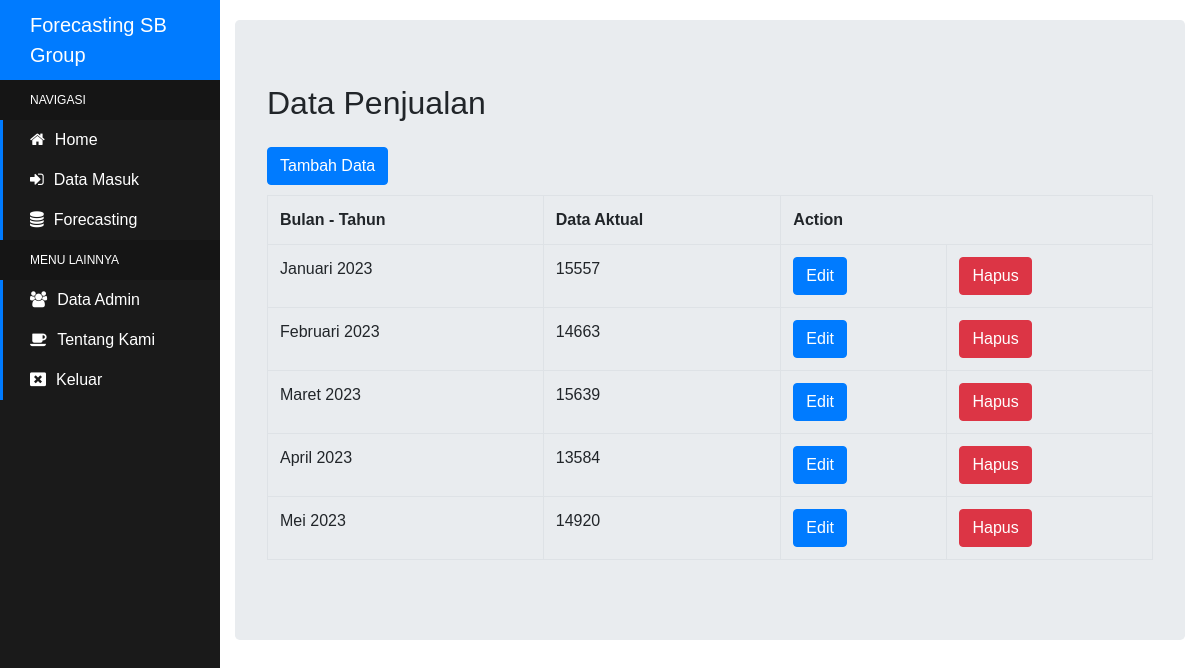
/data.php (signed in), run on the app's committed database.
### tables this page shows
CREATE TABLE `tb_penjualan` (
  `id` int(11) NOT NULL,
  `bln_thn` varchar(20) NOT NULL,
  `d_aktual` int(11) NOT NULL
);

### data.php (the view, shortened to what this page needs)
<?php
include_once("koneksi.php");
$querytampil = "Select * from tb_penjualan";
?>
<!DOCTYPE html>
<html lang="en" >
<head>
	<link rel='stylesheet' href='https://maxcdn.bootstrapcdn.com/bootstrap/4.5.2/css/bootstrap.min.css'>
	<link rel='stylesheet' href='https://maxcdn.bootstrapcdn.com/font-awesome/4.7.0/css/font-awesome.min.css'>
	<link rel="stylesheet" href="css/style.css">
</head>
<body>
	<?php
	include_once 'sidebar.php';
	?>
	<div class="content-container">
		<div class="container-fluid">
			<div class="jumbotron">
				<h2 style="margin-bottom: 25px;">Data Penjualan</h2>
				<div style="margin-bottom: 10px;">
					<a class="btn btn-primary" href="tambah.php">Tambah Data</a>
				</div>
				<table class="table table-hover table-bordered">
					<tr>
						<th>Bulan - Tahun</th>
						<th>Data Aktual</th>
						<th colspan="2">Action</th>
					</tr>
					<?php
					$resultquery = mysqli_query($koneksi,$querytampil);
					while ($data = mysqli_fetch_assoc($resultquery)) {
						?>
						<tr>
							<?php
							echo "<td>$data[bln_thn]</td>";
							echo "<td>$data[d_aktual]</td>";
							?>
							<td>
								<form action="edit.php" method="post">
									<input class="btn btn-primary" type="submit" name="submit" value="Edit">
								</form>
							</td>
							<td>
								<form action="hapus.php" method="post">
									<input class="btn btn-danger" type="submit" name="submit" value="Hapus">
								</form>
							</td>
						</tr>
						<?php
					}
					?>
				</table>
			</div>
		</div>
	</div>
</body>
</html>

### css/style.css (style rules this page uses)
body { font-family: "Poppins", sans-serif; }
.content-container { padding-top: 20px; }
.content-container { padding-left: 220px; }

### data on the page
tb_penjualan: bln_thn "Januari 2023", d_aktual "15557"
tb_penjualan: bln_thn "Februari 2023", d_aktual "14663"
tb_penjualan: bln_thn "Maret 2023", d_aktual "15639"
tb_penjualan: bln_thn "April 2023", d_aktual "13584"
tb_penjualan: bln_thn "Mei 2023", d_aktual "14920"
